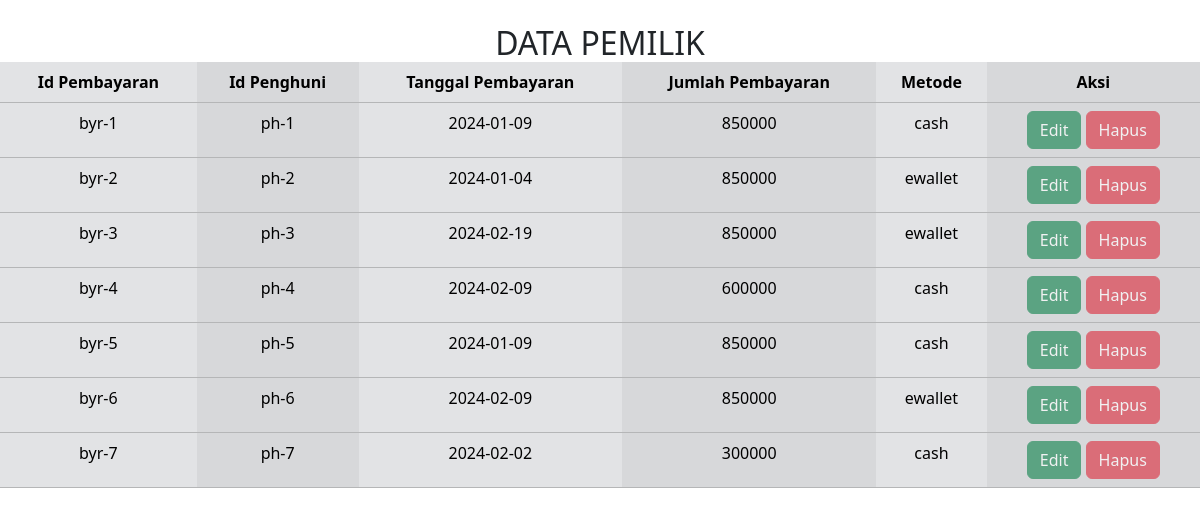
The page /pembayaran.php on the database its author committed.
### tables this page shows
CREATE TABLE `pembayaran` (
  `IdPembayaran` varchar(255) NOT NULL,
  `IdPenghuni` varchar(255) DEFAULT NULL,
  `IdPengelola` varchar(255) DEFAULT NULL,
  `TanggalPembayaran` date DEFAULT NULL,
  `JumlahPembayaran` int(11) DEFAULT NULL,
  `MetodePembayaran` enum('ewallet','cash') DEFAULT NULL,
  `Catatan` varchar(255) DEFAULT NULL,
  PRIMARY KEY (`IdPembayaran`),
  KEY `IdPenghuni` (`IdPenghuni`),
  KEY `IdPengelola` (`IdPengelola`),
  CONSTRAINT `pembayaran_ibfk_1` FOREIGN KEY (`IdPenghuni`) REFERENCES `penghuni` (`IdPenghuni`),
  CONSTRAINT `pembayaran_ibfk_2` FOREIGN KEY (`IdPengelola`) REFERENCES `pengelola` (`IdPengelola`)
);

### pembayaran.php (the view, shortened to what this page needs)
<!DOCTYPE html>
<html lang="en">
<head>
	<link rel="stylesheet" type="text/css" href="./style.css">
	<link href="https://cdn.jsdelivr.net/npm/bootstrap@5.3.3/dist/css/bootstrap.min.css" rel="stylesheet">
</head>
<body>
    <br>
    <h2 class="text-center m-0 mx-auto rounded " style="max-width: fit-content;">DATA PEMILIK</h2>
    <table class="table table-secondary table-striped-columns text-center">
        <thead>
            <tr>
                <th>Id Pembayaran</th>
                <th>Id Penghuni</th>
                <th>Tanggal Pembayaran</th>
                <th>Jumlah Pembayaran</th>
                <th>Metode</th>
                <th>Aksi</th>
            </tr>
        </thead>
        <tbody>
            <?php
            include 'koneksi.php';
            $data = mysqli_query($koneksi, 'SELECT * from pembayaran');
            while($d = mysqli_fetch_array($data)){
                ?>
                <tr>
                    <td><?php echo $d['IdPembayaran']; ?></td>
                    <td><?php echo $d['IdPenghuni']; ?></td>
                    <td><?php echo $d['TanggalPembayaran']; ?></td>
                    <td><?php echo $d['JumlahPembayaran']; ?></td>
                    <td><?php echo $d['MetodePembayaran']; ?></td>
                    <td>
                        <button type="button" disabled class="btn btn-success">Edit</button>
                        <button type="button" disabled class="btn btn-danger">Hapus</button>
                    </td>
                </tr>
                <?php
            }
            ?>
        </tbody>
    </table>
</body>
</html>

### style.css (style rules this page uses)
body { background-color:#f9f9f9; font-size:16px; color: #444; font-family: sans-serif; }

### rows shown on the page
pembayaran: IdPembayaran "byr-1", IdPenghuni "ph-1", TanggalPembayaran "2024-01-09", JumlahPembayaran "850000", MetodePembayaran "cash"
pembayaran: IdPembayaran "byr-2", IdPenghuni "ph-2", TanggalPembayaran "2024-01-04", JumlahPembayaran "850000", MetodePembayaran "ewallet"
pembayaran: IdPembayaran "byr-3", IdPenghuni "ph-3", TanggalPembayaran "2024-02-19", JumlahPembayaran "850000", MetodePembayaran "ewallet"
pembayaran: IdPembayaran "byr-4", IdPenghuni "ph-4", TanggalPembayaran "2024-02-09", JumlahPembayaran "600000", MetodePembayaran "cash"
pembayaran: IdPembayaran "byr-5", IdPenghuni "ph-5", TanggalPembayaran "2024-01-09", JumlahPembayaran "850000", MetodePembayaran "cash"
pembayaran: IdPembayaran "byr-6", IdPenghuni "ph-6", TanggalPembayaran "2024-02-09", JumlahPembayaran "850000", MetodePembayaran "ewallet"
pembayaran: IdPembayaran "byr-7", IdPenghuni "ph-7", TanggalPembayaran "2024-02-02", JumlahPembayaran "300000", MetodePembayaran "cash"
